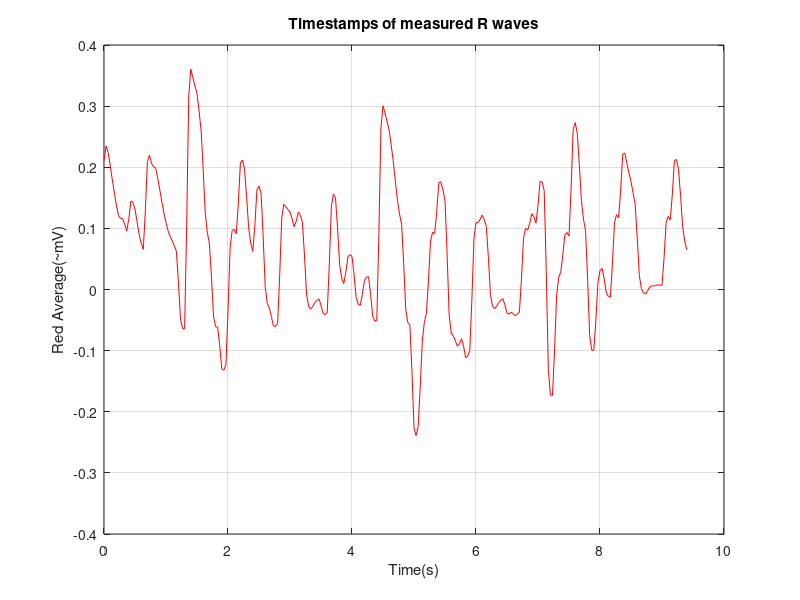

Recreate this plot in MATLAB.
% Visualize exported RR timestamps
%%
close all; clear all;
% load RR timestamps
FPS = 30;
red_waveform=csvread("red_waveform.csv");

figure(1);
plot(red_waveform(2, :), red_waveform(1, :), 'r');
title("Timestamps of measured R waves");
xlabel("Time(s)");
ylabel("Red Average(~mV)");
grid on;